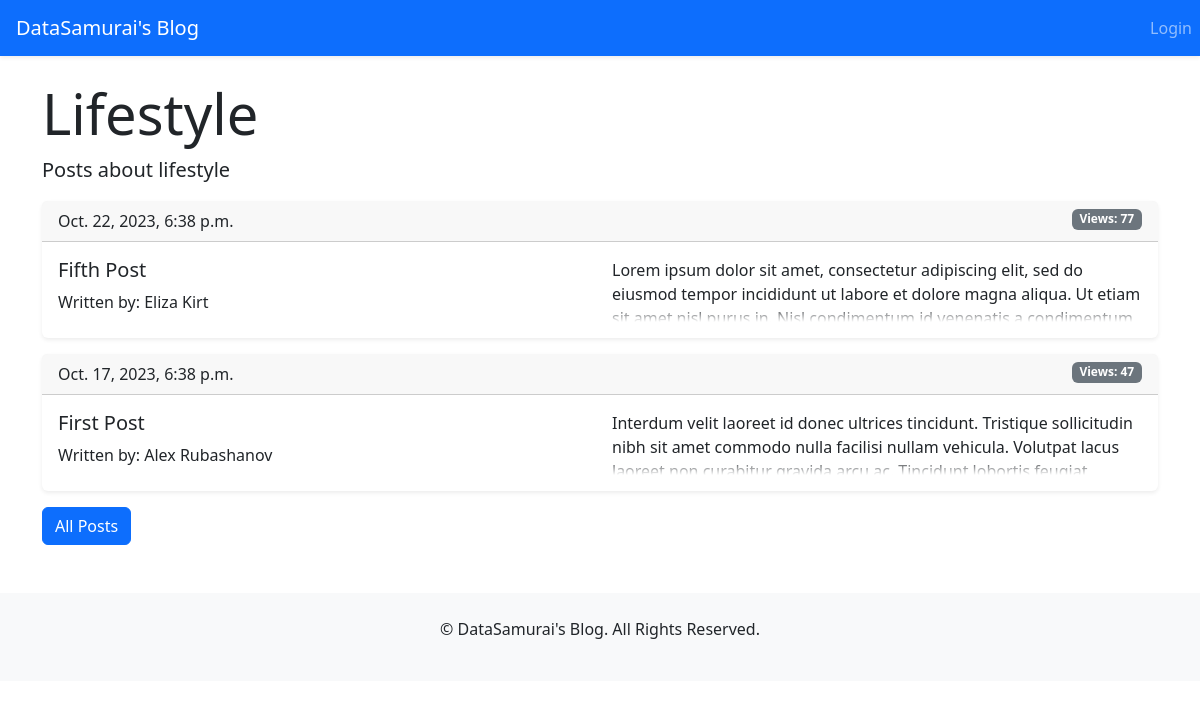
Page /blog/category/3/ on the committed database.
### posts/models.py (models this page shows, shortened)
class Category(models.Model):
    title = models.CharField(max_length=30)
    description = models.TextField()
    class Meta:
        ordering = ['title']

class Post(models.Model):
    title = models.CharField(max_length=50, unique=True)
    content = models.TextField()
    category = models.ForeignKey('Category', on_delete=models.SET_NULL, null=True)
    date_published = models.DateTimeField(auto_now_add=True)
    date_edited = models.DateTimeField(auto_now=True)
    views = models.PositiveIntegerField(default=0)
    author = models.ForeignKey(settings.AUTH_USER_MODEL, on_delete=models.SET_NULL, null=True)
    is_published = models.BooleanField(default=False)
    class Meta:
        ordering = ['-date_published']

### posts/views.py (the view)
# urls.py: path('category/<int:category_id>/', views.view_category, name='view_category')
def view_category(request, category_id):
    category = get_object_or_404(Category, pk=category_id)
    context = {
        'category': category,
        'posts': category.post_set.all()
    }
    return render(request, 'posts/view_category.html', context=context)

### templates/posts/view_category.html
{% extends 'base.html' %}
{% block page_content %}
    <h2 class="display-4">{{ category.title }}</h2>
    <p class="lead">{{ category.description }}</p>
    {% for post in posts %}
        {% if post.is_published %}
            <a href="{% url 'view_post' post.id %}" class="text-dark text-decoration-none">
                <div class="card mb-3 border-0 shadow-sm">
                    <div class="card-header">
                        {{ post.date_published }}
                        <span class="badge bg-secondary float-end">Views: {{ post.views }}</span>
                    </div>
                    <div class="card-body">
                        <div class="row">
                            <div class="col-md-6">
                                <h5 class="card-title text-dark text-decoration-none">
                                    {{ post.title }}
                                </h5>
                                <p class="card-text">Written
                                    by: {{ post.author.first_name }} {{ post.author.last_name }}</p>
                            </div>
                            <div class="col-md-6">
                                <div class="fade-out">
                                    {{ post.content|slice:":300" }}
                                </div>
                            </div>
                        </div>
                    </div>
                </div>
            </a>
        {% endif %}
    {% endfor %}
    <a href="{% url 'listing' %}" class="btn btn-primary">All Posts</a>
{% endblock %}

### templates/base.html (style rules this page uses)
.fade-out { position: relative; height: 4em; overflow: hidden; }
.fade-out::before { content: ""; position: absolute; bottom: 0; left: 0; width: 100%; height: 1em; background: linear-gradient(to top, white, transparent); }

### rows in the picture
Category: title "Lifestyle", description "Posts about lifestyle"
Post: date_published "Oct. 22, 2023, 6:38 p.m.", views "77", title "Fifth Post", author.first_name "Eliza", author.last_name "Kirt", content "Lorem ipsum dolor sit amet, consectetur adipiscing elit, sed do eiusmod tempor incididunt ut labore et dolore magna aliqua. Ut etiam…"
Post: date_published "Oct. 17, 2023, 6:38 p.m.", views "47", title "First Post", author.first_name "Alex", author.last_name "Rubashanov", content "Interdum velit laoreet id donec ultrices tincidunt. Tristique sollicitudin nibh sit amet commodo nulla facilisi nullam vehicula. Volutpat lacus…"
